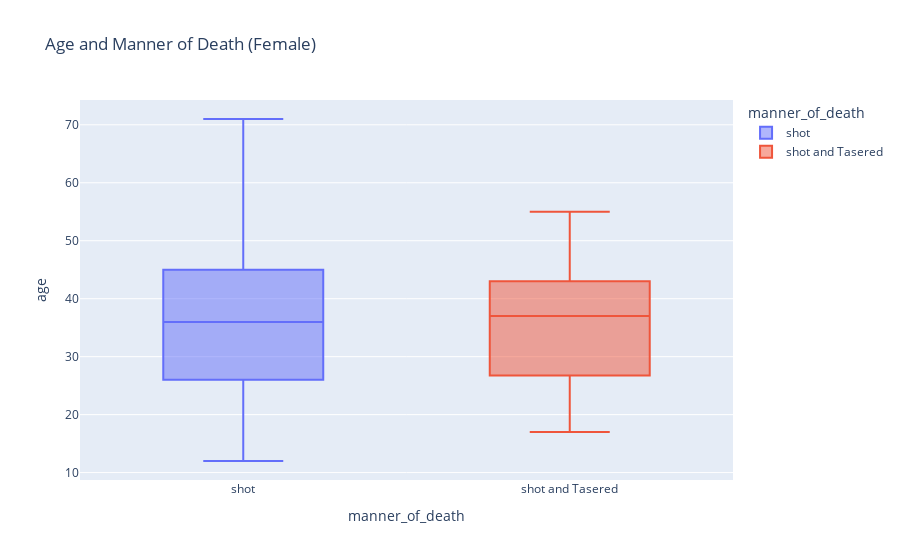

Notebook source saved alongside this figure:
### Code cell
px.box(
    df_fatalities[df_fatalities['gender']=='F'],
    x='manner_of_death',
    y='age',
    color='manner_of_death',
    title = 'Age and Manner of Death (Female)'
)

### Figure 1 — Plotly figure (JSON) as saved in the notebook; plotly's stock layout.template omitted (floating-point values rounded to 4 significant figures)
{"data": [{"alignmentgroup": "True", "hovertemplate": "manner_of_death=%{x}<br>age=%{y}<extra></extra>", "legendgroup": "shot", "marker": {"color": "#636efa"}, "name": "shot", "notched": false, "offsetgroup": "shot", "orientation": "v", "showlegend": true, "type": "box", "x": ["shot", "shot", "shot", "shot", "shot", "shot", "shot", "shot", "shot", "shot", "shot", "shot", "shot", "shot", "shot", "shot", "shot", "shot", "shot", "shot", "shot", "shot", "shot", "shot", "shot", "shot", "shot", "shot", "shot", "shot", "shot", "shot", "shot", "shot", "shot", "shot", "shot", "shot", "shot", "shot", "shot", "shot", "shot", "shot", "shot", "shot", "shot", "shot", "shot", "shot", "shot", "shot", "shot", "shot", "shot", "shot", "shot", "shot", "shot", "shot", "shot", "shot", "shot", "shot", "shot", "shot", "shot", "shot", "shot", "shot", "shot", "shot", "shot", "shot", "shot", "shot", "shot", "shot", "shot", "shot", "shot", "shot", "shot", "shot", "shot", "shot", "shot", "shot", "shot"], "x0": " ", "xaxis": "x", "y": [34, 17, 39, 38, 43, 20, 34, 28, 37, 43, 24, 49, 53, 26, 27, 46, 25, 31, 45, 17, 40, 44, 28, 23, 37, 55, 46, 50, 21, 36, 37, 27, 61, 51, 48, 22, 50, 45, 12, 25, 31, 32, 41, 32, 36, 31, 38, 38, 25, 27, 50, 36, 40, 25, 35, 60, 24, 26, 29, 42, 24, 40, 23, 35, 46, 53, 26, 66, 23, 25, 39, 31, 44, 53, 71, 21, 30, 33, 46, 59, 21, 17, 50, 27, 41, 30, 29, 50, 40], "y0": " ", "yaxis": "y"}, {"alignmentgroup": "True", "hovertemplate": "manner_of_death=%{x}<br>age=%{y}<extra></extra>", "legendgroup": "shot and Tasered", "marker": {"color": "#EF553B"}, "name": "shot and Tasered", "notched": false, "offsetgroup": "shot and Tasered", "orientation": "v", "showlegend": true, "type": "box", "x": ["shot and Tasered", "shot and Tasered", "shot and Tasered", "shot and Tasered", "shot and Tasered"], "x0": " ", "xaxis": "x", "y": [17, 39, 30, 37, 55], "y0": " ", "yaxis": "y"}], "layout": {"boxmode": "overlay", "legend": {"title": {"text": "manner_of_death"}, "tracegroupgap": 0}, "title": {"text": "Age and Manner of Death (Female)"}, "xaxis": {"anchor": "y", "categoryarray": ["shot", "shot and Tasered"], "categoryorder": "array", "domain": [0, 1], "title": {"text": "manner_of_death"}}, "yaxis": {"anchor": "x", "domain": [0, 1], "title": {"text": "age"}}}}
